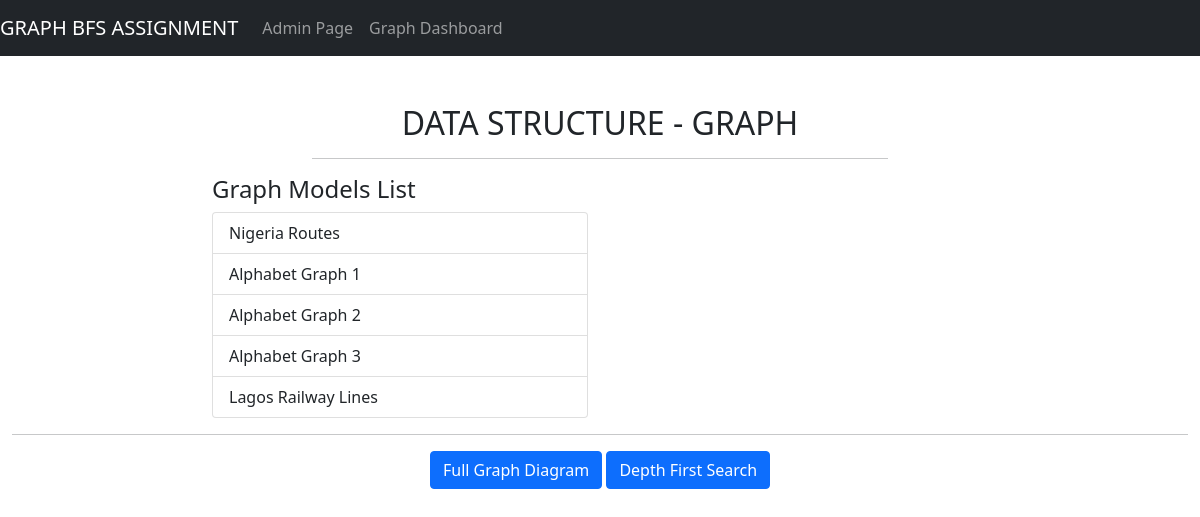
Page /graphs/ on the earlier database version.
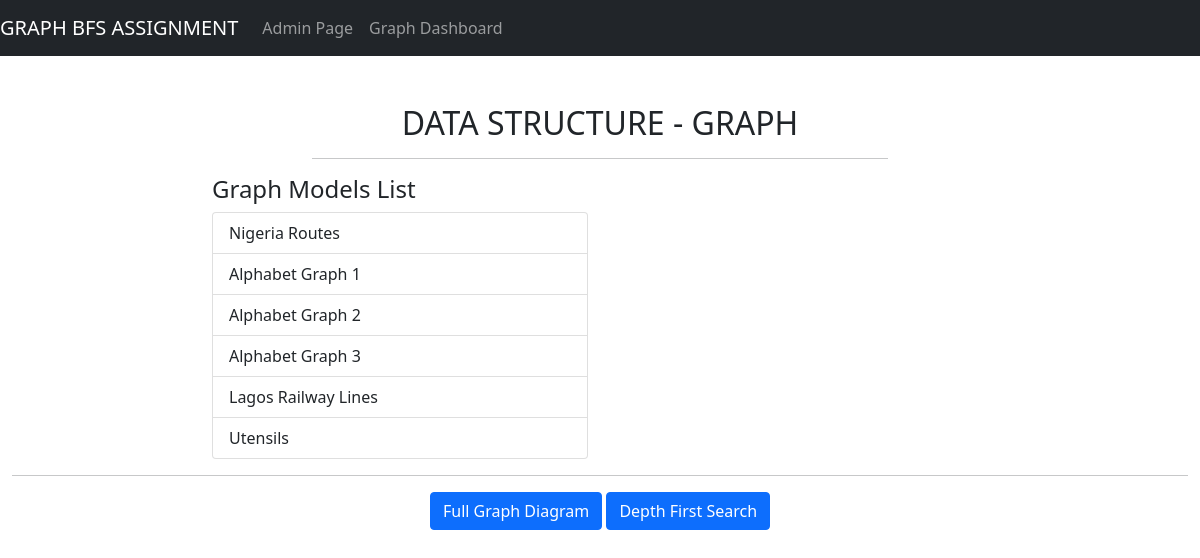
Same page on the later database version.
### graphs/models.py (models this page shows, shortened)
class GraphGroup(models.Model):
    name=models.CharField(max_length=50)

### graphs/views.py (the view)
# urls.py: path('', views.dashboard, name='dashboard'),
def dashboard(request):
    context={
        'groups': GraphGroup.objects.all()
        }
    return render(request,'graph/dashboard.html', context)

### graphs/templates/graph/dashboard.html
{% extends 'base.html' %}
{% block content%}
<div class="row">
    <div class="offset-3 col-6 mt-5">
            <div class="h2 text-center "  > DATA STRUCTURE - GRAPH</div>
        <hr>
    </div>
</div>
<div class="row">
    <div class="offset-2 col-4">
            <div class="h4"> Graph Models List</div>
                {% if groups %}
                    <div class="list-group">
                        {% for group in groups%}
                        <a href="#" class="list-group-item list-group-item-action"
                            hx-get="{% url 'graphs:graph_nodes' group.pk %}"
                            hx-target="#listdata"
                        >{{group.name}}</a>
                        {% endfor %}
                    </div>
                {% endif %}
    </div>
    <div class="col-4" id="listdata">
    </div>
</div>
<div class="row">
    <div class="col-12">
        <hr>
    </div>
</div>
<div class="row">
    <div class="offset-3 col-6 text-center">
        <a name="" id="" class="btn btn-primary" href="{% url 'graphs:nodeshow' %}" role="button" target="_blank">Full Graph Diagram</a>
            <a name="" id="" class="btn btn-primary" href="{% url 'graphs:dfsshow' %}" role="button" target="_blank">Depth First Search</a>
    </div>
</div>
{% endblock%}

Differences in the rows shown:
added GraphGroup: name "Utensils"
